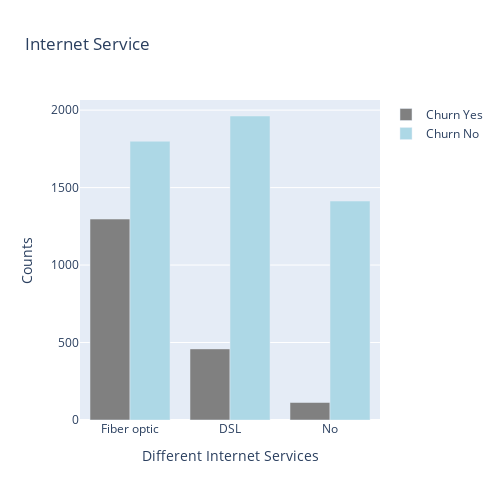

Source (notebook cell):
### Code cell
# Create the figure
fig = go.Figure()

# Churn Yes
fig.add_trace(go.Bar(name='Churn Yes',
                     x=['Fiber optic', 'DSL', 'No'],
                     y=[1297, 459, 113],
                     marker_color='grey'))

# Churn No
fig.add_trace(go.Bar(name='Churn No',
                     x=['Fiber optic', 'DSL', 'No'],
                     y=[1799, 1962, 1413],
                     marker_color='lightblue'))

# Update the layout
fig.update_layout(title='Internet Service',
                  autosize=False,
                  width=500,
                  height=500,
                  barmode='group')

# Update the axes
fig.update_xaxes(title='Different Internet Services')
fig.update_yaxes(title='Counts')

# Save the plot as an image file (when import as Jupyter notebook plot disappears)
fig.write_image("internet_service.png")

# Display the figure
fig.show()

### Figure 1 — Plotly figure (JSON) as saved in the notebook; plotly's stock layout.template omitted (floating-point values rounded to 4 significant figures)
{"data": [{"marker": {"color": "grey"}, "name": "Churn Yes", "type": "bar", "x": ["Fiber optic", "DSL", "No"], "y": [1297, 459, 113]}, {"marker": {"color": "lightblue"}, "name": "Churn No", "type": "bar", "x": ["Fiber optic", "DSL", "No"], "y": [1799, 1962, 1413]}], "layout": {"autosize": false, "barmode": "group", "height": 500, "title": {"text": "Internet Service"}, "width": 500, "xaxis": {"title": {"text": "Different Internet Services"}}, "yaxis": {"title": {"text": "Counts"}}}}
